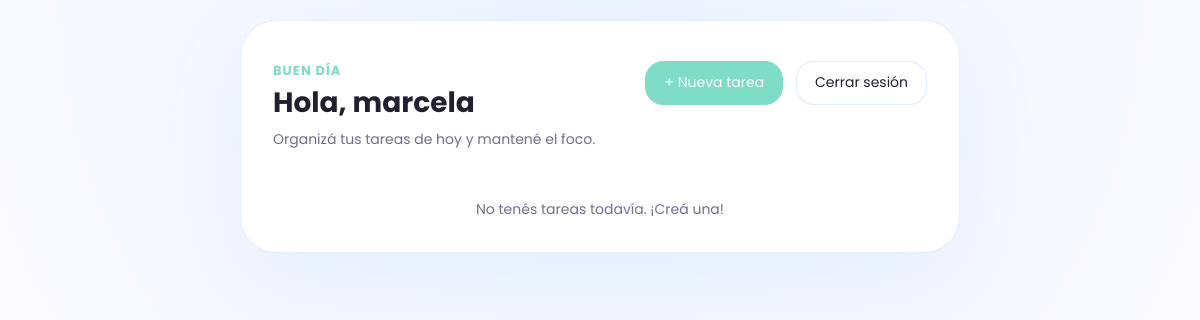
The page /tasks (signed in) on the database as committed earlier.
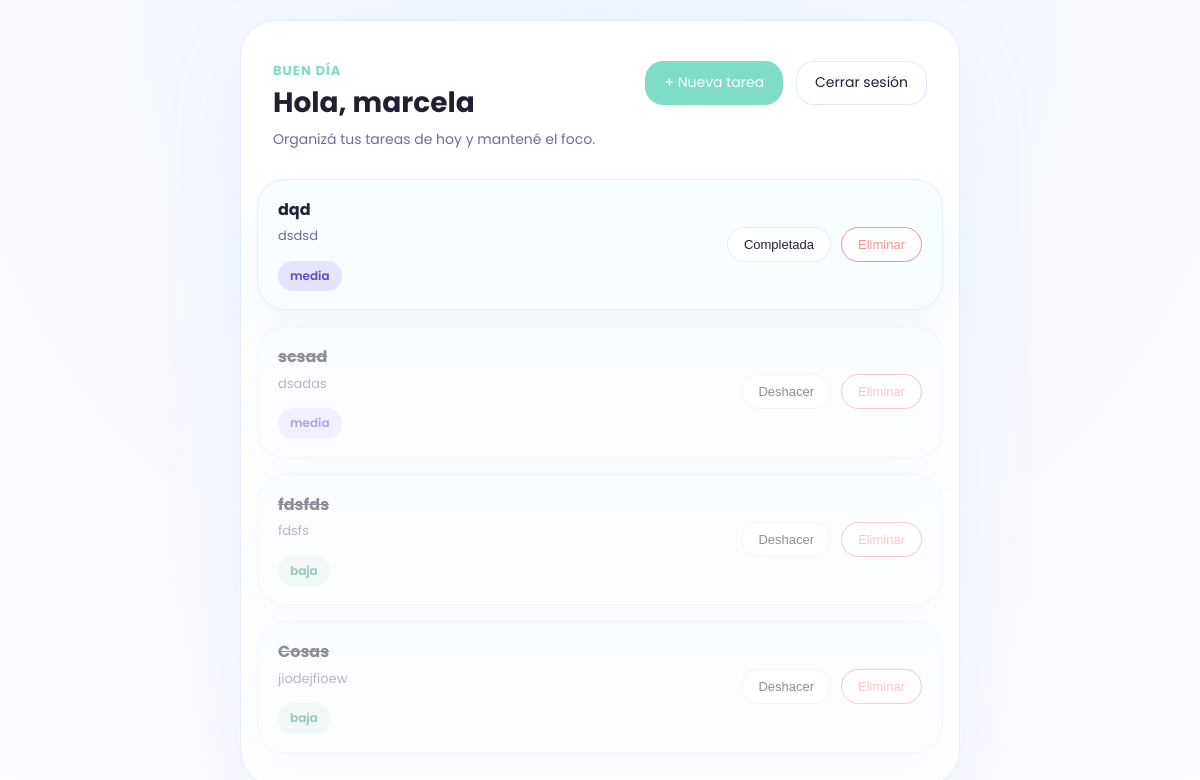
The same page on the database as committed later.
### tables this page shows
CREATE TABLE tasks (
            id INTEGER PRIMARY KEY AUTOINCREMENT,
            user_id INTEGER NOT NULL,
            title TEXT NOT NULL,
            description TEXT,
            priority TEXT DEFAULT 'media',
            completed INTEGER DEFAULT 0,
            created_at TIMESTAMP DEFAULT CURRENT_TIMESTAMP,
            FOREIGN KEY (user_id) REFERENCES users(id)
        );

### app.py (the view)
@app.route('/tasks')
def tasks():
    if 'user_id' not in session:
        return redirect(url_for('login'))
    conn = get_connection()
    user_tasks = conn.execute(
        'SELECT * FROM tasks WHERE user_id = ? ORDER BY completed ASC, created_at DESC',
        (session['user_id'],)
    ).fetchall()
    conn.close()
    return render_template('tasks.html', username=session['username'], tasks=user_tasks)

### database.py (called while the page is built)
def get_connection():
    conn = sqlite3.connect('tasks.db')
    conn.row_factory = sqlite3.Row
    return conn

### templates/tasks.html
{% extends 'base.html' %}
{% block content %}
<div class="tasks-container">
    <header>
        <div class="tasks-greeting">
            <span class="greeting-label">Buen día</span>
            <h1>Hola, {{ username }}</h1>
            <p>Organizá tus tareas de hoy y mantené el foco.</p>
        </div>
        <div class="header-actions">
            <a href="{{ url_for('new_task') }}">+ Nueva tarea</a>
            <a href="{{ url_for('logout') }}">Cerrar sesión</a>
        </div>
    </header>
    {% if tasks %}
        <ul class="task-list">
            {% for task in tasks %}
            <li class="task-item {% if task.completed %}completed{% endif %}">
                <div class="task-info">
                    <span class="task-title">{{ task.title }}</span>
                    {% if task.description %}
                        <span class="task-desc">{{ task.description }}</span>
                    {% endif %}
                    <span class="task-priority priority-{{ task.priority }}">{{ task.priority }}</span>
                </div>
                <div class="task-actions">
                    <form method="POST" action="{{ url_for('complete_task', task_id=task.id) }}">
                        <button type="submit">
                            {% if task.completed %}Deshacer{% else %}Completada{% endif %}
                        </button>
                    </form>
                    <form method="POST" action="{{ url_for('delete_task', task_id=task.id) }}">
                        <button type="submit" onclick="return confirm('¿Eliminás esta tarea?')">
                            Eliminar
                        </button>
                    </form>
                </div>
            </li>
            {% endfor %}
        </ul>
    {% else %}
        <p class="empty-state">No tenés tareas todavía. ¡Creá una!</p>
    {% endif %}
</div>
{% endblock %}

### templates/base.html (shortened to what this page needs)
<!DOCTYPE html>
<html lang="es">
<head>
    <link rel="stylesheet" href="{{ url_for('static', filename='style.css') }}">
</head>
<body>
    <main>
        {% block content %}{% endblock %}
    </main>
</body>
</html>

### static/style.css (style rules this page uses)
*, *::before, *::after { box-sizing: border-box; margin: 0; padding: 0; }
:root { --color-bg: #e7ecff; --color-surface: #ffffff; --color-primary: #7fddc7; --color-primary-hover: #5ec1af; --color-secondary: #cdc3ff; --color-accent: #ffd49e; --color-danger: #f7928c; --color-success: #2c8c82; --color-text: #231f33; --color-text-muted: #706f8c; --color-border: rgba(127, 175, 255, 0.20); --color-surface-soft: rgba(255, 255, 255, 0.92); --radius: 16px; --radius-lg: 32px; }
body { font-family: 'Poppins', system-ui, sans-serif; background: radial-gradient(circle at top, #eef5ff 0%, #f6f8ff 40%, #fefcff 100%); color: var(--color-text); min-height: 100vh; line-height: 1.55; }
main { width: min(100%, 760px); margin: 0 auto; padding: 1.25rem 0 3rem; }
.tasks-container { max-width: 720px; margin: 0 auto; padding: 1.5rem 1rem 2rem; background: var(--color-surface); backdrop-filter: blur(16px); border-radius: 36px; border: 1px solid var(--color-border); box-shadow: 0 28px 80px rgba(127, 175, 255, 0.12); }
.tasks-container header { display: flex; align-items: flex-start; justify-content: space-between; margin-bottom: 1.75rem; flex-wrap: wrap; gap: 16px; padding: 1rem 1rem 0; }
.tasks-container header h1 { font-size: 28px; font-weight: 700; line-height: 1.05; }
.tasks-container header p { margin-top: 0.35rem; color: var(--color-text-muted); font-size: 14px; }
.tasks-container .tasks-greeting { display: flex; flex-direction: column; gap: 0.4rem; }
.tasks-container .greeting-label { color: var(--color-primary); font-size: 13px; font-weight: 700; text-transform: uppercase; letter-spacing: 0.08em; }
.tasks-container .header-actions { display: flex; flex-wrap: wrap; gap: 0.8rem; align-items: center; }
.tasks-container header a { padding: 10px 18px; border-radius: 18px; font-size: 14px; text-decoration: none; border: 1px solid rgba(127, 175, 255, 0.25); color: var(--color-text); transition: background 0.15s, transform 0.15s; }
.tasks-container header a:first-of-type { background: var(--color-primary); color: white; border-color: var(--color-primary); }
.tasks-container header a:last-of-type { background: rgba(255, 255, 255, 0.95); }
.task-list { list-style: none; display: flex; flex-direction: column; gap: 16px; }
.task-item { display: flex; align-items: center; justify-content: space-between; gap: 18px; background: #f8fdff; border: 1px solid rgba(127, 175, 255, 0.16); border-radius: 28px; padding: 18px 20px; transition: border-color 0.15s, box-shadow 0.15s, transform 0.15s; box-shadow: 0 24px 40px rgba(127, 175, 255, 0.10); }
.task-item.completed { opacity: 0.5; }
.task-item.completed .task-title { text-decoration: line-through; }
.task-info { display: flex; flex-direction: column; gap: 4px; flex: 1; }
.task-title { font-size: 16px; font-weight: 700; }
.task-desc { font-size: 13px; color: var(--color-text-muted); max-width: 100%; }
.task-priority { display: inline-flex; align-items: center; justify-content: center; font-size: 12px; padding: 6px 12px; border-radius: 999px; width: fit-content; margin-top: 10px; font-weight: 600; }
.priority-media { background: #e6e3ff; color: #5d4fc6; }
.priority-baja { background: #e5f4f0; color: #2c8c82; }
.task-actions { display: flex; gap: 10px; flex-shrink: 0; flex-wrap: wrap; }
.task-actions button { padding: 9px 16px; border-radius: 999px; font-size: 13px; cursor: pointer; border: 1px solid rgba(127, 175, 255, 0.20); background: rgba(255, 255, 255, 0.95); color: var(--color-text); transition: background 0.15s, transform 0.15s; }
.task-actions form:last-child button { color: var(--color-danger); border-color: #F09595; }

Rows that differ between the two databases and show on the page:
added tasks: title "dqd", description "dsdsd", priority "media", completed "Completada"
added tasks: title "scsad", description "dsadas", priority "media", completed "Deshacer"
added tasks: title "fdsfds", description "fdsfs", priority "baja", completed "Deshacer"
added tasks: title "Cosas", description "jiodejfioew", priority "baja", completed "Deshacer"
Other text that changed with them:
text no longer shown: "No tenés tareas todavía. ¡Creá una!"
